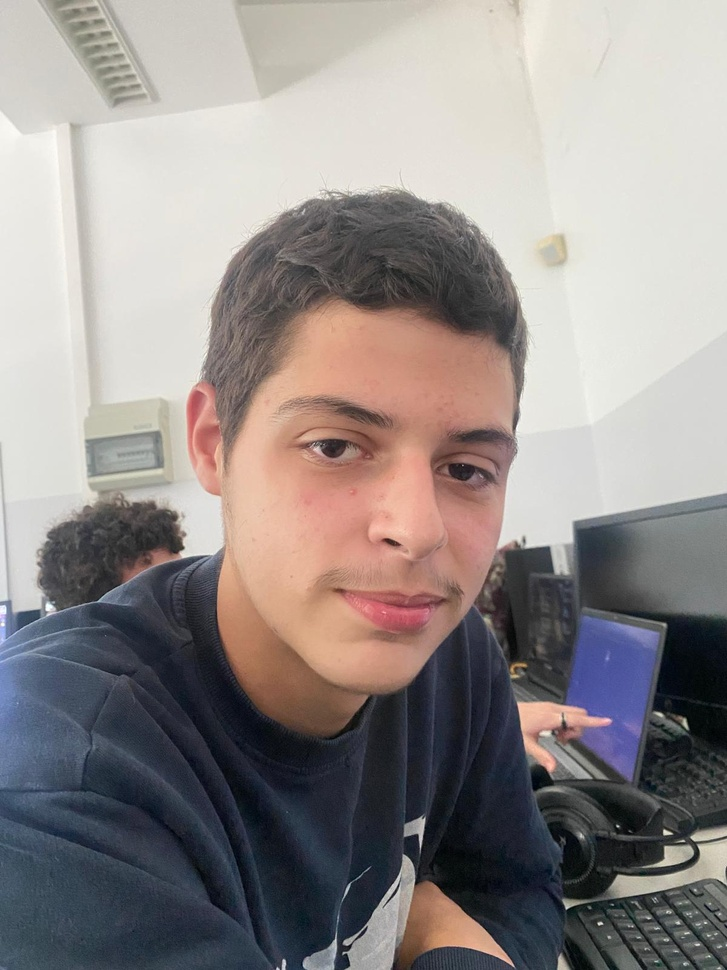
#> input picture FacialRecognition/Fotos/bruno.jpg, 727 x 970 px, shrunk from 1200 x 1600 before the run, found by its file name; its folder holds only this picture in this run
$ python teste_geral.py
#> lines starting #> are read from the running program, lines starting #| are printed output that depends on the picture; after the words box and inside, x2 and y2 are one past the last pixel; in counts of white or black regions, pixels touching at a corner belong together
import cv2
import os

# Caminhos das pastas
INPUT_FOLDER = 'data/fotos'
OUTPUT_FOLDER = 'data/teste'

# Criar a pasta de saída, se não existir
if not os.path.exists(OUTPUT_FOLDER):
    os.makedirs(OUTPUT_FOLDER)

# Carregar o classificador Haar Cascade
cascade_path = 'haarcascades/haarcascade_frontalface_default.xml'
face_cascade = cv2.CascadeClassifier(cascade_path)

# Verificar se o Haar Cascade foi carregado corretamente
if face_cascade.empty():
    raise IOError("Falha ao carregar o arquivo Haar Cascade em: " + cascade_path)

# Iterar por cada arquivo na pasta de entrada
for filename in os.listdir(INPUT_FOLDER):
    input_path = os.path.join(INPUT_FOLDER, filename)

    # Verificar se é um arquivo de imagem
    if not (filename.lower().endswith('.jpg') or filename.lower().endswith('.png') or filename.lower().endswith('.jpeg')):
        continue

    # Ler a imagem
    image = cv2.imread(input_path)
#> image is the input picture: shape (970, 727, 3); mean B, G, R 137.7, 139.3, 146
    if image is None:
        print(f"Erro ao carregar a imagem: {input_path}")
        continue

    # Converter para escala de cinza
    gray = cv2.cvtColor(image, cv2.COLOR_BGR2GRAY)
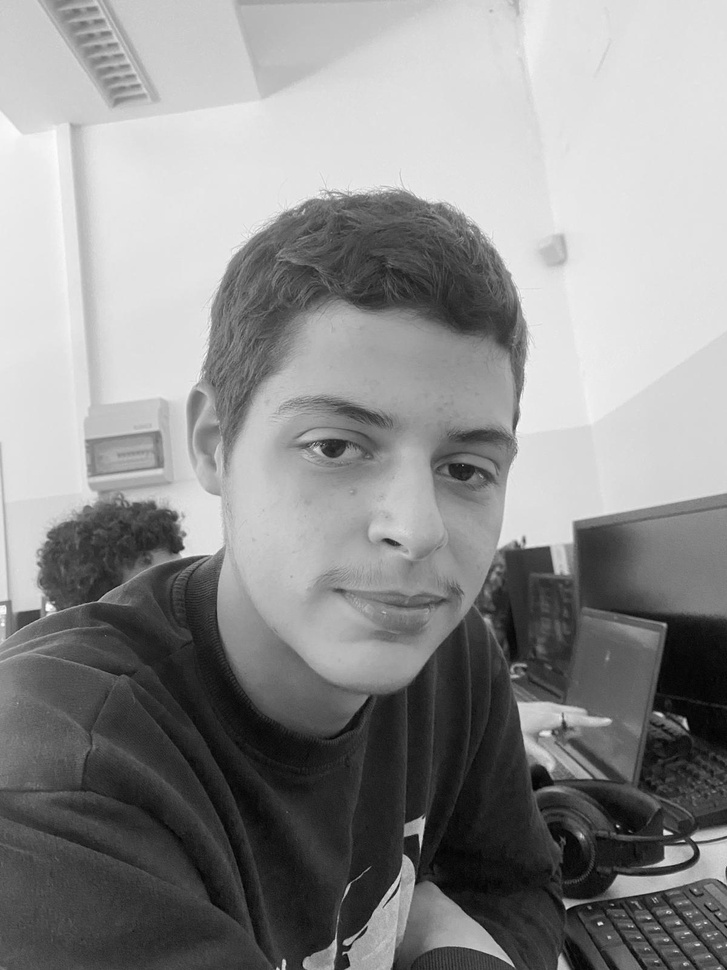
#> gray: shape (970, 727); min 1, max 255, mean 141.2

    # Detectar rostos
    faces = face_cascade.detectMultiScale(gray, scaleFactor=1.1, minNeighbors=5, minSize=(30, 30))
#> faces = [[201, 315, 372, 372]]

    # Desenhar retângulos ao redor dos rostos detectados
    for (x, y, w, h) in faces:
        cv2.rectangle(image, (x, y), (x + w, y + h), (255, 0, 0), 2)
#> this loop made 1 pass
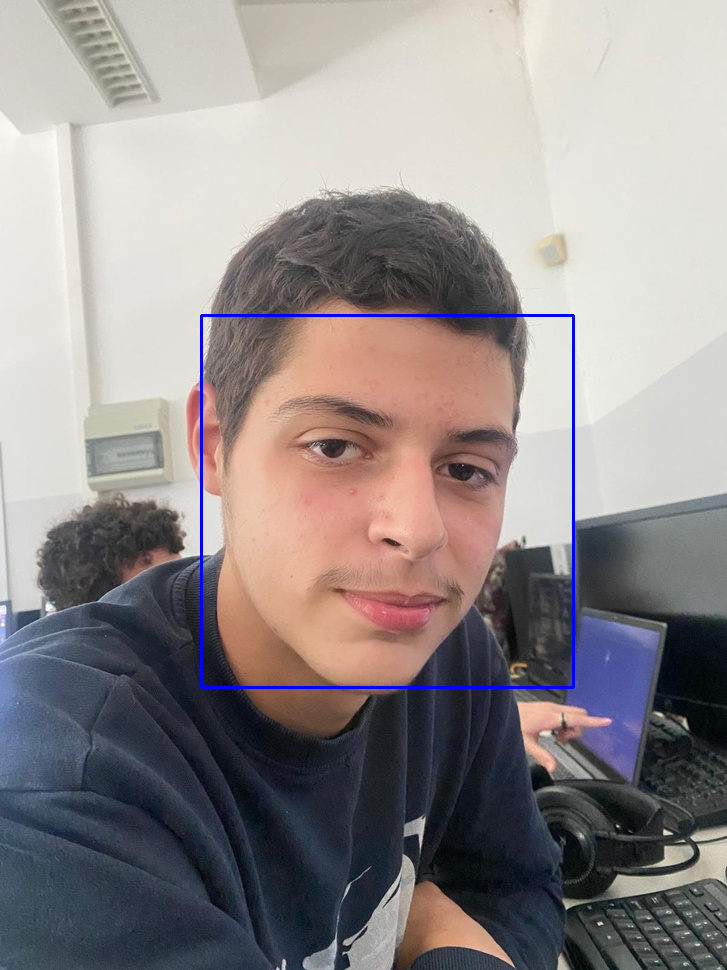
#> image: shape (970, 727, 3); 0.63% of pixels changed, all inside (x1, y1, x2, y2) = (200, 314, 575, 689)

    # Caminho de saída
    output_path = os.path.join(OUTPUT_FOLDER, filename)

    # Salvar a imagem com os rostos detectados
    cv2.imwrite(output_path, image)
    print(f"Rostos detectados e imagem salva em: {output_path}")

print("Processamento concluído.")

$ run again, on FacialRecognition/Fotos/bruno2.jpg
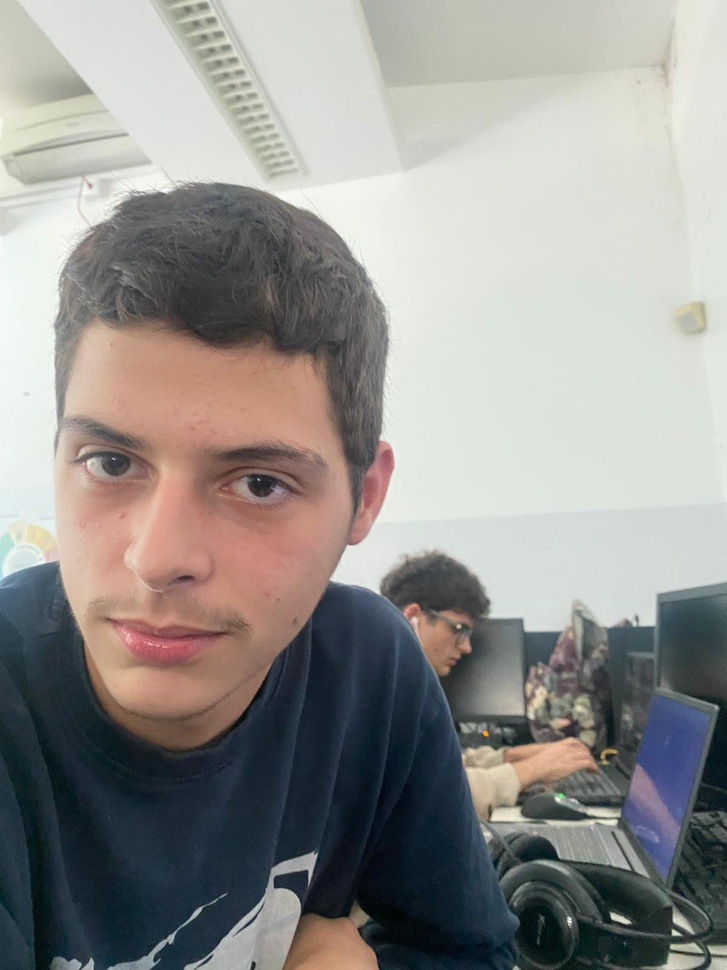
#> input picture FacialRecognition/Fotos/bruno2.jpg, 727 x 970 px, shrunk from 1200 x 1600 before the run, found by its file name
#> image is the input picture: shape (970, 727, 3); mean B, G, R 142.4, 145.5, 147.1
#> `gray = cv2.cvtColor(image, cv2.COLOR_BGR2GRAY)`:
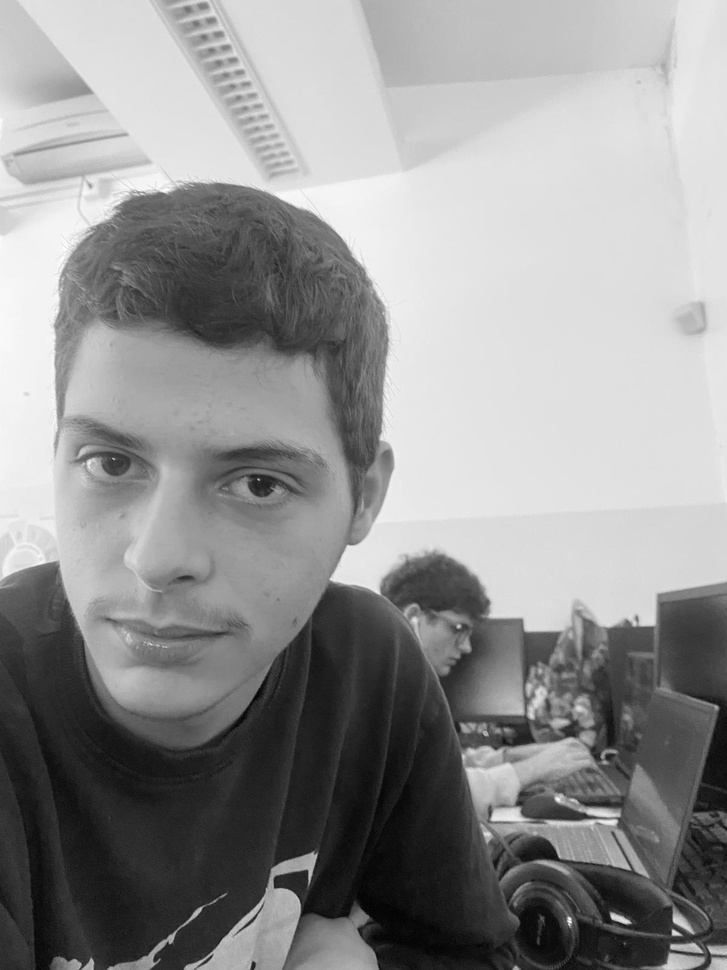
#> gray: shape (970, 727); min 2, max 255, mean 145.7
#> faces = [[453, 742, 59, 59], [12, 340, 367, 367]]
#> the loop `for (x, y, w, h) in faces:` made 2 passes
#> after the loop `for (x, y, w, h) in faces:`:
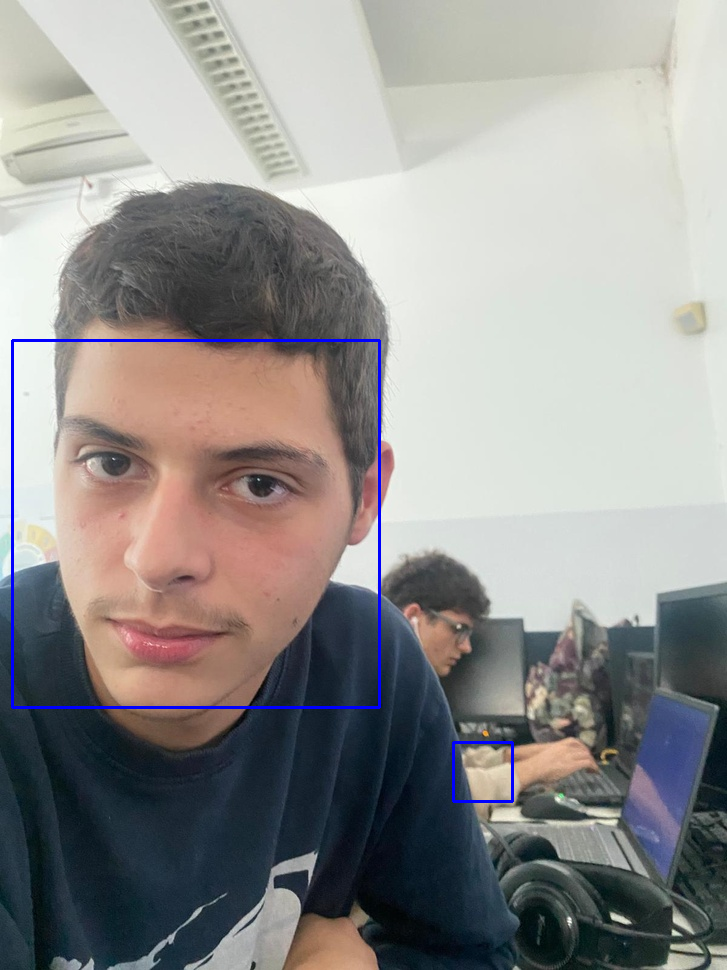
#> image: shape (970, 727, 3); 0.72% of pixels changed, all inside (x1, y1, x2, y2) = (11, 339, 514, 803)

$ run again, on FacialRecognition/Fotos/bruno3.jpg
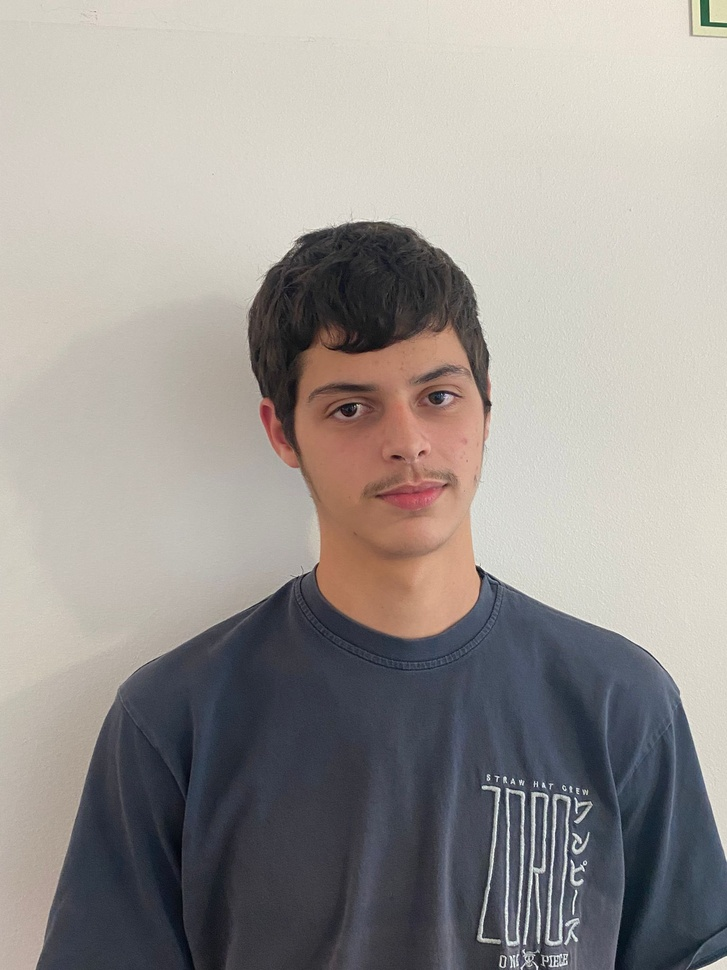
#> input picture FacialRecognition/Fotos/bruno3.jpg, 727 x 970 px, shrunk from 1536 x 2048 before the run, found by its file name
#> image is the input picture: shape (970, 727, 3); mean B, G, R 147.1, 150.9, 155.8
#> `gray = cv2.cvtColor(image, cv2.COLOR_BGR2GRAY)`:
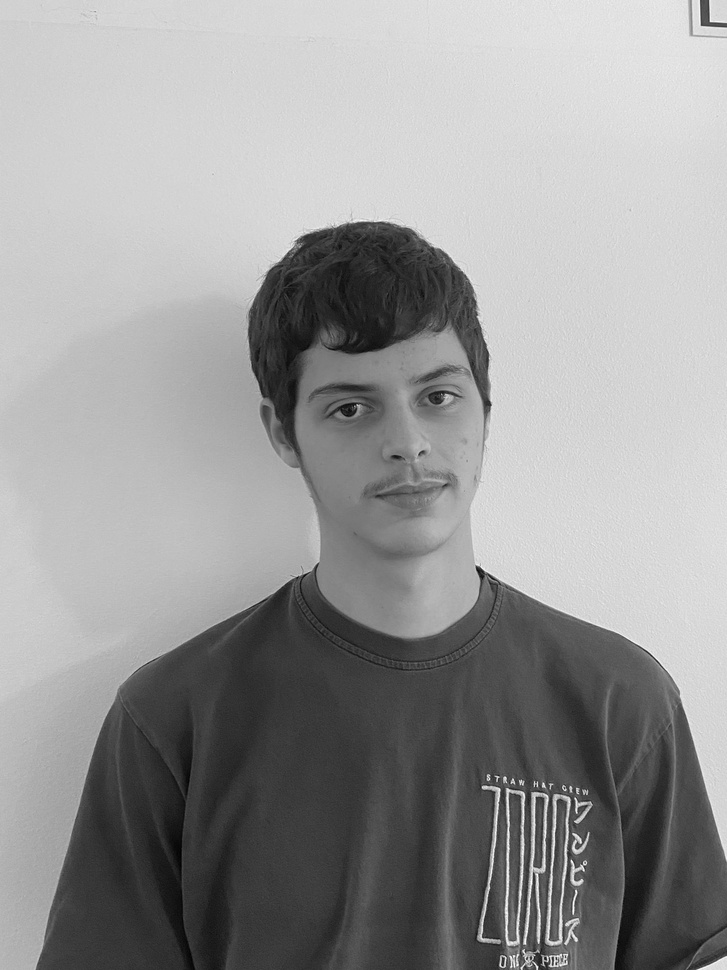
#> gray: shape (970, 727); min 1, max 254, mean 151.9
#> faces = [[271, 306, 247, 247]]
#> the loop `for (x, y, w, h) in faces:` made 1 pass
#> after the loop `for (x, y, w, h) in faces:`:
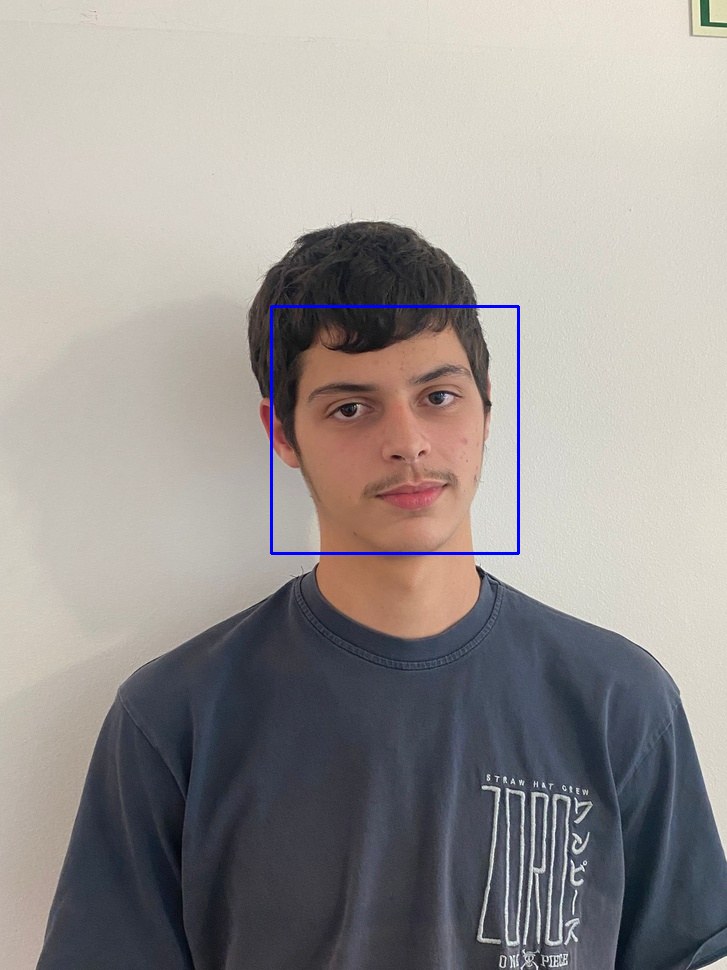
#> image: shape (970, 727, 3); 0.42% of pixels changed, all inside (x1, y1, x2, y2) = (270, 305, 520, 555)

$ run again, on FacialRecognition/Fotos/bruno4.jpg
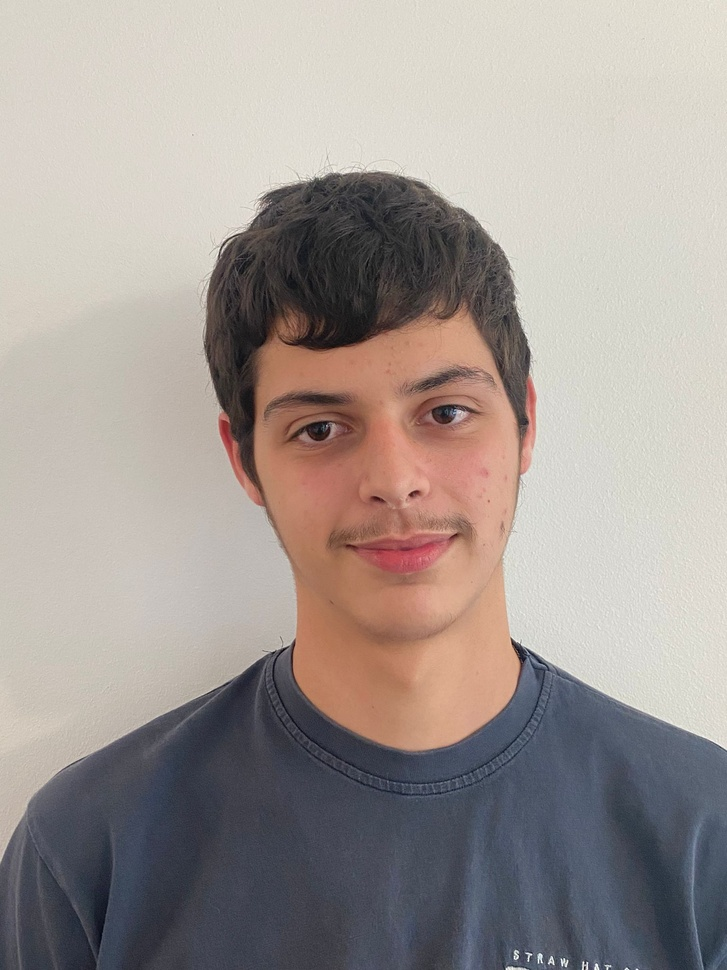
#> input picture FacialRecognition/Fotos/bruno4.jpg, 727 x 970 px, shrunk from 1536 x 2048 before the run, found by its file name
#> image is the input picture: shape (970, 727, 3); mean B, G, R 148.4, 153, 161.8
#> `gray = cv2.cvtColor(image, cv2.COLOR_BGR2GRAY)`:
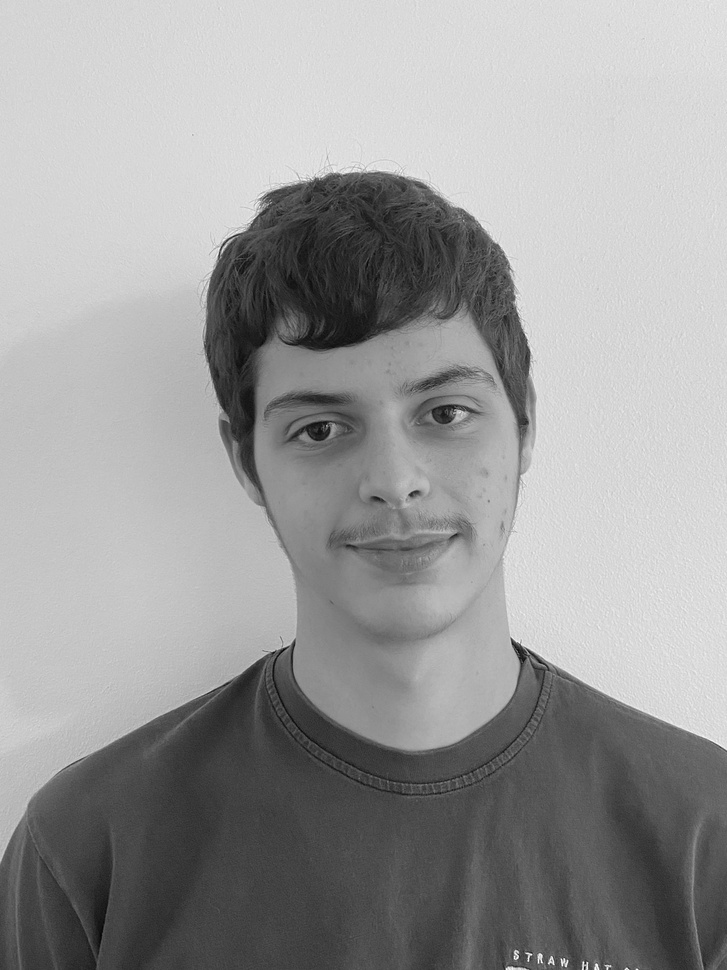
#> gray: shape (970, 727); min 4, max 255, mean 155.1
#> faces = [[205, 278, 366, 366]]
#> the loop `for (x, y, w, h) in faces:` made 1 pass
#> after the loop `for (x, y, w, h) in faces:`:
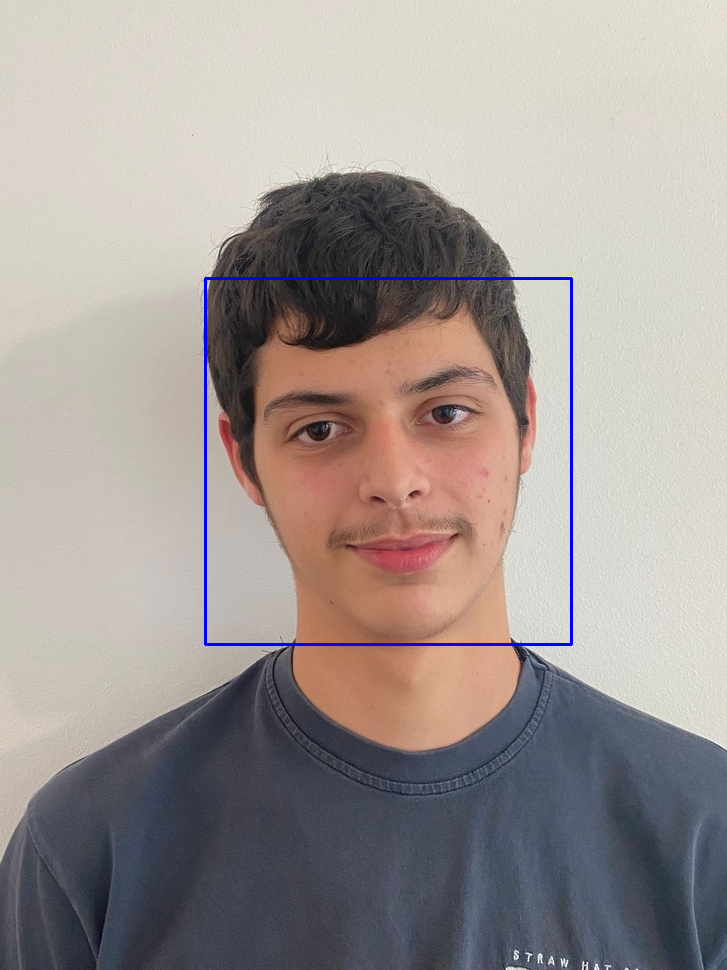
#> image: shape (970, 727, 3); 0.62% of pixels changed, all inside (x1, y1, x2, y2) = (204, 277, 573, 646)
